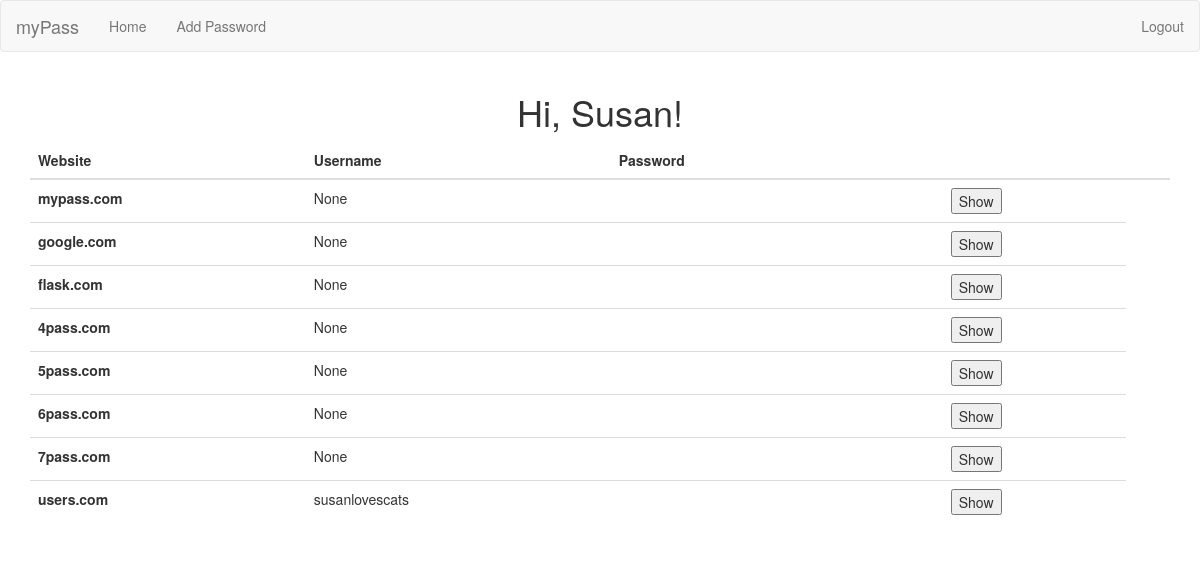
/ (signed in), run on an earlier commit of the app's database.
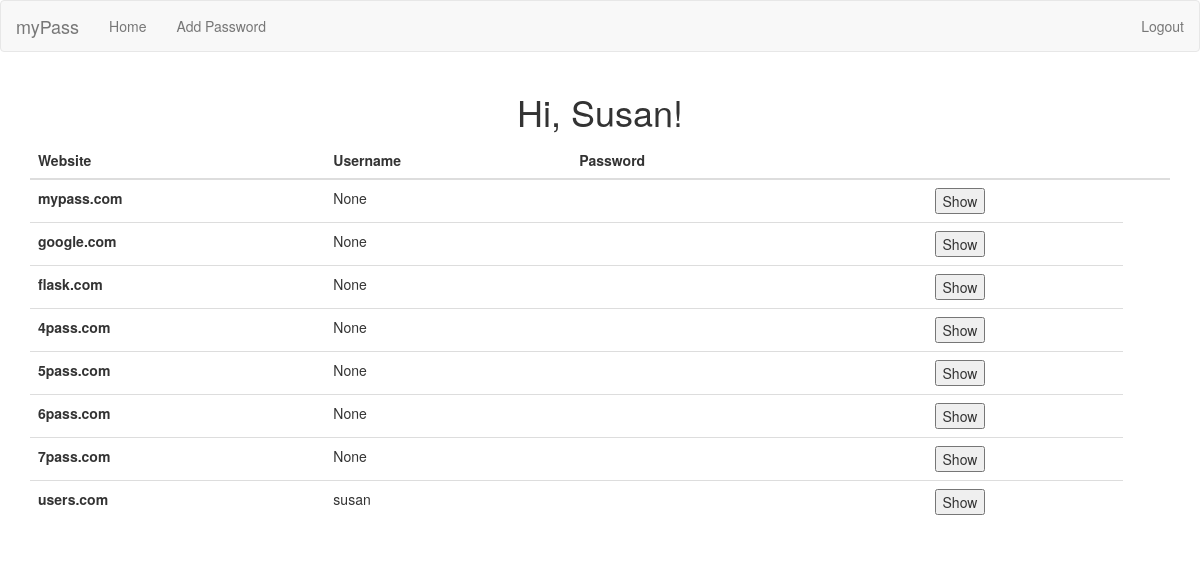
And on a later commit of the database.
### models.py (models this page shows, shortened)
class User(UserMixin, db.Model):
    __tablename__ = "users"
    id = db.Column(db.Integer, primary_key=True)
    username = db.Column(db.String(64), index=True, unique=True)
    email = db.Column(db.String(120), index=True, unique=True)
    password_hash = db.Column(db.String(128))
    passwords = db.relationship('Password', backref="user", lazy='dynamic')

class Password(db.Model):
    __tablename__ = "passwords"
    id = db.Column(db.Integer, primary_key=True)
    site = db.Column(db.String(256))
    s_un = db.Column(db.String(256))
    s_pass = db.Column(db.String(500))
    user_id = db.Column(db.Integer, db.ForeignKey("users.id"))

### routes.py (the view)
@app.route('/', methods=["GET", "POST"])
@login_required
def index():
    ppp = app.config["POSTS_PER_PAGE"]
    page = request.args.get('page', 1, type=int)
    passwords = current_user.passwords.paginate(
        page, ppp, True)
    all_pass = current_user.passwords.all()
    l = len(all_pass)
    isint = (l / ppp).is_integer()
    if isint:
        num_pages = (l / ppp)
    else:
        num_pages = int((l / ppp)) + 1
    next_url = url_for('index', page=passwords.next_num) \
        if passwords.has_next else None
    prev_url = url_for('index', page=passwords.prev_num) \
        if passwords.has_prev else None
    return render_template('index.html', passwords=passwords.items, next_url=next_url,
                           prev_url=prev_url, num_pages=int(num_pages))

### models.py (called while the page is built)
@login.user_loader
def load_user(id):
    return User.query.get(int(id))

### templates/index.html (shortened to what this page needs)
{% extends "layout.html" %}
{% import "bootstrap/wtf.html" as wtf %}
{% block app_content %}
<h1>Hi, {{ current_user.username.capitalize() }}!</h1>
<table class="table">
    <thead>
        <tr>
            <th scope="col">Website</th>
            <th scope="col">Username</th>
            <th scope="col">Password</th>
            <th scope="col"></th>
            <th scope="col"></th>
        </tr>
    </thead>
    <tbody>
        {% for pass in passwords %}
        <tr>
            <th scope="row">{{ pass.site }}</th>
            <td scope="row">{{ pass.s_un }}</th>
            <td> <button type="button" id="button{{pass.id}}" onclick="hide({{pass.id}})">Show</button> </td>
        </tr>
        {% endfor %}
    </tbody>
</table>
{% endblock %}

### templates/layout.html (shortened to what this page needs)
{% extends 'bootstrap/base.html' %}
{% block styles %}
{{super()}}
<link rel="stylesheet" href="{{url_for('.static', filename='mystyle.css')}}">
{% endblock %}
{% block navbar %}
<nav class="navbar navbar-default">
    <div class="navbar-header">
    <a class="navbar-brand" href="{{ url_for('index') }}">myPass</a>
    </div>
    <div class="collapse navbar-collapse" id="bs-example-navbar-collapse-1">
      {% if current_user.is_anonymous == False %}
      <ul class="nav navbar-nav">
        <li><a href="{{ url_for('index') }}">Home</a></li>
        <li><a href="{{ url_for('add') }}">Add Password</a> </li>
      </ul>
      {% endif %}
      <ul class="nav navbar-nav navbar-right">
        {% if current_user.is_anonymous %}
        <li><a href="{{ url_for('login') }}">Login</a></li>
        {% else %}
        <li><a href="{{ url_for('logout') }}">Logout</a></li>
        {% endif %}
      </ul>
    </div>
</nav>
{% endblock %}
{% block content %}
<div class="container">
  {% block app_content %}{% endblock %}
</div>
{% endblock %}

### static/mystyle.css (style rules this page uses)
h1 { text-align: center; }

What changed in the data, as far as the page shows it:
changed Password "users.com": s_un "susanlovescats" → "susan"
